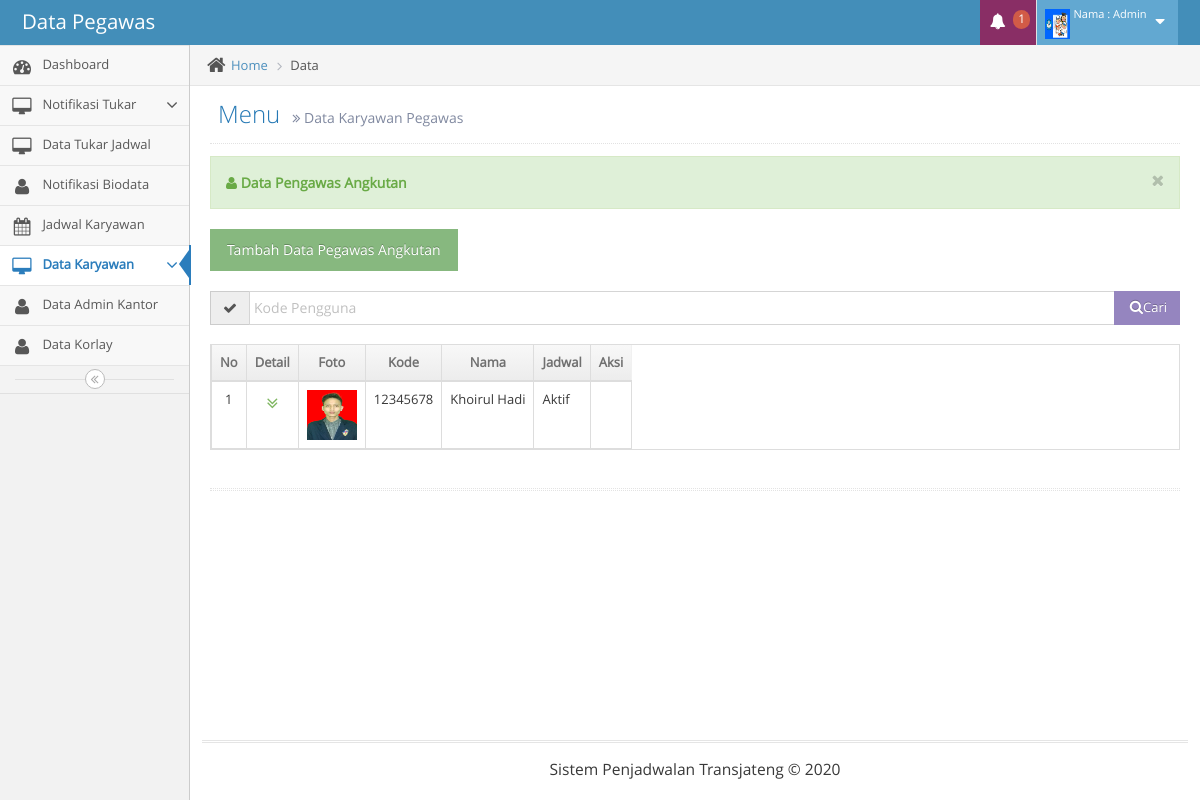
/list-user.php?data=user&sp=pengawas (signed in), run on the app's committed database.
### tables this page shows
CREATE TABLE `pengguna` (
  `id_pengguna` int(11) NOT NULL,
  `kode_pengguna` varchar(30) DEFAULT NULL,
  `nama_lengkap_pengguna` varchar(50) DEFAULT NULL,
  `foto_pengguna` text,
  `tempat_lahir_pengguna` varchar(30) DEFAULT NULL,
  `tanggal_lahir_pengguna` date DEFAULT NULL,
  `jabatan_pengguna` varchar(30) DEFAULT NULL,
  `status_pengguna` varchar(15) DEFAULT NULL,
  `status_jadwal_pengguna` varchar(15) DEFAULT NULL,
  `tanggal_pembaruan_data_pengguna` date DEFAULT NULL
);

### list-user.php (the view, shortened to what this page needs)
<!DOCTYPE html>
<html lang="en">
<?php
include "connection/config.php";
?>
	<head>
		<link rel="stylesheet" href="assets/css/bootstrap.min.css" />
		<link rel="stylesheet" href="assets/font-awesome/4.5.0/css/font-awesome.min.css" />
		<link rel="stylesheet" href="assets/css/jquery-ui.custom.min.css" />
		<link rel="stylesheet" href="assets/css/chosen.min.css" />
		<link rel="stylesheet" href="assets/css/bootstrap-datepicker3.min.css" />
		<link rel="stylesheet" href="assets/css/bootstrap-timepicker.min.css" />
		<link rel="stylesheet" href="assets/css/daterangepicker.min.css" />
		<link rel="stylesheet" href="assets/css/bootstrap-datetimepicker.min.css" />
		<link rel="stylesheet" href="assets/css/bootstrap-colorpicker.min.css" />
		<link rel="stylesheet" href="assets/css/ace.min.css" class="ace-main-stylesheet" id="main-ace-style" />
		<link rel="stylesheet" href="assets/css/ace-skins.min.css" />
		<link rel="stylesheet" href="assets/css/ace-rtl.min.css" />
	</head>
	<body class="no-skin">
		<div id="navbar" class="navbar navbar-default navbar-collapse       ace-save-state">
			<?php include "component/navbar-container.php"?>
		</div>
		<div class="main-container ace-save-state" id="main-container">
			<div id="sidebar" class="sidebar                  responsive                    ace-save-state">
				<?php include "component/nav-list.php"?>
				<div class="sidebar-toggle sidebar-collapse" id="sidebar-collapse">
					<i id="sidebar-toggle-icon" class="ace-icon fa fa-angle-double-left ace-save-state" data-icon1="ace-icon fa fa-angle-double-left" data-icon2="ace-icon fa fa-angle-double-right"></i>
				</div>
			</div>
			<div class="main-content">
				<div class="main-content-inner">
					<div class="breadcrumbs ace-save-state" id="breadcrumbs">
						<ul class="breadcrumb">
							<li>
								<i class="ace-icon fa fa-home home-icon"></i>
								<a href="#">Home</a>
							</li>
							<li class="active">Data</li>
						</ul>
					</div>
					<div class="page-content">
						<?php include "component/page-header.php"?>
						<div class="row">
							<div class="col-xs-12">
								<?php
								if(isset($_GET['status'])){
									$status = $_GET['status'];
									if($status == 'succes'){
										$alret = 'success';
										$color = 'green';
										$title = 'Sukses Menghapus ';
										$icon  = 'fa fa-check';
									}else{
										$alret = 'danger';
										$color = 'red';
										$title = 'Gagal Menghapus';
										$icon  = 'fa fa-user';
									}
								}else{
									$alret = 'success';
									$color = 'green';
									$icon  = 'fa fa-user';
								}
								?>
								<div class="alert alert-block alert-<?php echo $alret ?>">
									<button type="button" class="close" data-dismiss="alert">
										<i class="ace-icon fa fa-times"></i>
									</button>
									<i class="ace-icon <?php echo $icon ?> <?php echo $color ?>"></i>
									<strong class="<?php echo $color ?>">
									<?php
									if(isset($_GET['sp'])){
										$status_data = $_GET['sp'];
										if($status_data == 'timer'){
											$title_alret = "Timer";
											$value_jabatan = "timer";
										}elseif ($status_data == 'pengawas') {
											$title_alret = "Pengawas Angkutan";
										}elseif($status_data == 'pramujasa'){
											$title_alret = "Pramujasa";
											$value_jabatan = "pramujasa";
										}elseif($status_data == 'kasir'){
											$title_alret = "Admin Kasir";
											$value_jabatan = "kasir";
										}elseif ($status_data == 'admin') {
											$title_alret = "Admin";
											$value_jabatan = "admin";
										}else{
											$title_alret = "Korlay";
											$value_jabatan = "korlay";
										}
									}
									?>
										Data <?php echo $title_alret; ?>
									</strong>
								</div>
								<div class="row">
									<div class="col-xs-12">
										<?php
										if(isset($_GET['sp'])){
											if($_GET['sp']=='timer'){
												$title_tambah = "Timer";
											}elseif ($_GET['sp']=='pengawas') {
												$title_tambah = "Data Pegawas Angkutan";
											}elseif($_GET['sp']=='pramujasa'){
												$title_tambah = "Data Pramujasa";
											}elseif($_GET['sp']=='kasir'){
												$title_tambah = "Data Admin Kasir";
											}elseif($_GET['sp']=='admin') {
												$title_tambah = "Data Admin Kantor";
											}else{
												$title_tambah = "Data Korlay";
											}
										}else{
											$title_tambah = "";
										}
										?>
										<?php
										if(isset($_GET['sp']) !=""){
											if($_SESSION['status_pengguna'] == 'admin'){
											?>
											<a href="form-user.php?data=user&action=add&sp=<?php echo $_GET['sp'] ?>">
												<button class="btn btn-success">Tambah <?php echo $title_tambah; ?></button>
											</a>
											<br>
											<br>
											<?php
											}
										}
										?>
										<form action="proses/user.php?action=search" method="post">
										<div class="input-group">
											<span class="input-group-addon">
												<i class="ace-icon fa fa-check"></i>
											</span>
											<input type="text" name="kode_pengguna" class="form-control search-query" placeholder="Kode Pengguna" />
											<span class="input-group-btn">
												<button type="submit" class="btn btn-purple btn-sm">
													<span class="ace-icon fa fa-search icon-on-right bigger-110"></span>Cari
												</button>
											</span>
										</div>
										</form>
										<br>
										<table id="simple-table" class="table  table-bordered table-hover" style="display: block;overflow-x: auto">
											<thead>
												<tr>
													<th class="center">
														No
													</th>
													<th class="center">
														Detail
													</th>
													<th class="center">
														Foto
													</th>
													<th class="center">
														Kode
													</th>
													<th class="center">
														Nama
													</th>
													<?php
													if($_SESSION['status_pengguna'] == 'admin'){
													?>
													<th class="center">
														Jadwal
													</th>
													<th class="center">
														Aksi
													</th>
													<?php
													}else{
													?>
													<th class="center">
														Jadwal
													</th>
													<?php
													}
													?>
												</tr>
											</thead>
											<tbody>
                                            <?php
                                            $no = 1;
                                            if(isset($_GET['kode_pengguna'])){
                                            	$kode_pengguna = $_GET['kode_pengguna'];
                                            	$query = mysqli_query($conn, "SELECT * FROM pengguna WHERE kode_pengguna like '%".$kode_pengguna."%'");
                                        	}elseif(isset($_GET['sp'])){
                                        		$jabatan_pengguna = $_GET['sp'];
                                        		if($jabatan_pengguna == 'timer'){
                             						$query = mysqli_query($conn, "SELECT * FROM pengguna WHERE jabatan_pengguna ='timer' AND status_jadwal_pengguna='approve'");
                                        		}elseif($jabatan_pengguna == 'pengawas') {
                                        			$query = mysqli_query($conn, "SELECT * FROM pengguna WHERE jabatan_pengguna ='pengawas' AND status_jadwal_pengguna='approve'");
                                        		}elseif($jabatan_pengguna == 'pramusaja'){
                                        			$query = mysqli_query($conn, "SELECT * FROM pengguna WHERE jabatan_pengguna ='pramujasa' AND status_jadwal_pengguna='approve'");
                                        		}elseif ($jabatan_pengguna == 'kasir') {
                                        			$query = mysqli_query($conn, "SELECT * FROM pengguna WHERE jabatan_pengguna ='kasir' AND status_jadwal_pengguna='approve'");
                                        		}elseif ($jabatan_pengguna == 'admin') {
                                        			$query = mysqli_query($conn, "SELECT * FROM pengguna WHERE jabatan_pengguna ='admin' AND status_jadwal_pengguna='approve'");
                                        		}else{
                                        			$query = mysqli_query($conn, "SELECT * FROM pengguna WHERE jabatan_pengguna ='korlay' AND status_jadwal_pengguna='approve'");
                                        		}
                                        	}else{
                                        		$query = mysqli_query($conn, "SELECT * FROM pengguna WHERE NOT status_jadwal_pengguna='approve'");
                                        	}
                                            $cek = mysqli_num_rows($query);
                                             if ($cek > 0) {
                                                while ($data = mysqli_fetch_array($query)) {
                                            ?>
												<tr>
													<td class="center">
														<?php echo $no++; ?>
													</td>
													<td class="center">
														<div class="action-buttons">
															<?php
																if(isset($_GET['sp']) !=""){
																?>
															<a href="detail-user.php?data=user&sp=<?php echo $_GET['sp'] ?>&id=<?php echo $data['id_pengguna'] ?>" class="green bigger-140 show-details-btn" title="Show Details">
																<i class="ace-icon fa fa-angle-double-down"></i>
															</a>
															<?php
																}
															?>
														</div>
													</td>
													<td>
														<?php
															if($data['foto_pengguna']==''){
																$src_foto = "assets/images/avatars/profile-pic.jpg";
															}else{
																$src_foto = "upload/".$data['foto_pengguna']."";
															}
															?>
														<div class="user">
															<img alt="Jim Doe's avatar"  src="<?php echo $src_foto ?>" style="width: 50px;height: 50px"/>
														</div>
													</td>
													<td>
														<?php echo $data['kode_pengguna'];?>
													</td>
													<td>
														<?php echo $data['nama_lengkap_pengguna']; ?>
													</td>
													<?php
													if($data['status_jadwal_pengguna'] =='approve'){
														$status_jadwal_1 = "Aktif";
													}elseif ($data['status_jadwal_pengguna'] =='procces') {
														$status_jadwal_1 = "Proses";
													}else{
														$status_jadwal_1 = "Tolak";
													}
													?>
													<?php
													if($_SESSION['status_pengguna'] == 'admin'){
													?>
													<td><?php echo $status_jadwal_1?></td>
													<td>
													</td>
													<?php
													}
													?>
												</tr>
												<?php
													}
												}
												?>
											</tbody>
										</table>
									</div>
								</div>
								<div class="hr hr-18 dotted hr-double"></div>
							</div>
						</div>
					</div>
				</div>
			</div>
			<?php include "component/footer.php" ?>
			</div>
	</body>
</html>

### component/navbar-container.php (shortened to what this page needs)
<div class="navbar-container ace-save-state" id="navbar-container">
	<div class="navbar-header pull-left">
		<?php
		if($_SESSION['status_pengguna'] == 'admin' || $_SESSION['status_pengguna'] == 'korlay' ){
				$index = "dashboard.php?data=home";
		}else{
				$index = "dashboard.php?data=home&menu=home";
		}
		?>
		<a href="<?php echo $index ?>" class="navbar-brand">
			<?php
			$data = $_GET['data'];
			if($data == 'home'){
				if($_SESSION['status_pengguna'] == 'admin' || $_SESSION['status_pengguna'] == 'korlay' ){
					$page_title = "Dashboard";
				}else{
					if(isset($_GET['menu'])){
						$menu_2 = $_GET['menu'];
						if($menu_2 == 'home'){
							$page_title = "Data Karyawan";
						}elseif ($menu_2 == 'schedule') {
							$page_title = "Jadwal Karyawan";
						}elseif ($menu_2 == 'user') {
							$page_title = "Biodata Karyawan";
						}else{
							$page_title = "Info Aplikasi";
						}
					}else{
						$page_title = "Data Karyawan";
					}
				}
			}elseif($data == 'user'){
				if(isset($_GET['sp'])){
					if($_GET['sp']=='timer'){
						$page_title = "Data Timer";
					}elseif ($_GET['sp']=='pengawas') {
						$page_title = "Data Pegawas";
					}elseif($_GET['sp']=='pramujasa'){
						$page_title = "Data Karyawan Pramujasa";
					}elseif($_GET['sp']=='kasir'){
						$page_title = "Data Admin Kasir";
					}elseif ($_GET['sp']=='admin') {
						$page_title = "Data Admin Kantor";
					}else{
						$page_title = "Data Korlay";
					}
				}else{
					$page_title = "Notifikasi Biodata";
				}
			}elseif ($data == 'schedule') {
				$page_title = "Data Jadwal";
			}else{
				$page_title = "Data Tukar Jadwal";
			}
			?>
			<small>
				<?php echo $page_title; ?>
			</small>
		</a>
			<?php
			if($_SESSION['foto_pengguna'] == ''){
			?>
			<img src="assets/images/avatars/user.jpg" alt="Jason's Photo" />
			<?php
			}else{
			$query_pengguna = mysqli_query($conn, "SELECT * FROM pengguna WHERE id_pengguna=".$_SESSION['id_pengguna']."");
			$data_pengguna = mysqli_fetch_array($query_pengguna);
			?>
			<?php
			}
			?>
	</div>
	<div class="navbar-buttons navbar-header pull-right  collapse navbar-collapse" role="navigation">
		<ul class="nav ace-nav">
			<?php
			if($_SESSION['status_pengguna'] == 'karyawan' || $_SESSION['status_pengguna'] == 'admin' ){
			?>
			<li class="purple dropdown-modal">
				<?php
				if($_SESSION['status_pengguna'] == 'karyawan'){
				    $query_notif = mysqli_query($conn, "SELECT * FROM transaksi WHERE id_pengguna=".$_SESSION['id_pengguna']."");
				}else{
				    $query_notif = mysqli_query($conn, "SELECT * FROM transaksi WHERE status_transaksi='noapprove'");
				}
				$jml_data = mysqli_num_rows($query_notif);
				?>
				<a data-toggle="dropdown" class="dropdown-toggle" href="#">
					<i class="ace-icon fa fa-bell icon-animated-bell"></i>
					<span class="badge badge-important"><?php echo $jml_data; ?></span>
				</a>
						<?php
                                 $cek_notif = mysqli_num_rows($query_notif);
                                  	 if ($cek_notif > 0) {
							while ($data_notifikasi = mysqli_fetch_array($query_notif)){
									if($data_notifikasi['status_transaksi'] == 'approve'){
										$label = "success";
										$nama = "Disetuji";
									}elseif ($data_notifikasi['status_transaksi'] == 'procces') {
										$label = "warning";
										$nama = "Proses";
									}else{
										$label = "danger";
										$nama = "Tidak Disetuji";
								}
								?>
										    <?php
										    if($_SESSION['status_pengguna'] == 'karyawan'){
										    ?>
											<span class="badge badge-<?php echo $label ?>"><?php echo $nama; ?></span>
											<?php
										    }else{
										        $query_pengguna = mysqli_query($conn, "SELECT * FROM pengguna WHERE id_pengguna=".$data_notifikasi['id_pengguna']."");
										        $data_pengguna = mysqli_fetch_array($query_pengguna);
										    ?>
										    <?php
										    }
											?>
							<?php
							}
						}
						?>
			</li>
			<?php
			}
			?>
			<li class="light-blue dropdown-modal">
				<a data-toggle="dropdown" href="#" class="dropdown-toggle">
					<?php
					if($_SESSION['foto_pengguna'] == ''){
					?>
					<img src="assets/images/avatars/user.jpg" alt="Jason's Photo" />
					<?php
					}else{
					?>
					<img src="upload/<?php echo $data_pengguna['foto_pengguna']; ?>" alt="Jason's Photo" style="height: 30px;width: 25px" />
					<?php
					}
					?>
					<span class="user-info">
						<small>Nama : <?php echo $_SESSION['nama_lengkap_pengguna']; ?></small>
					</span>
					<i class="ace-icon fa fa-caret-down"></i>
				</a>
			</li>
		</ul>
	</div>
</div>

### data on the page
pengguna: foto_pengguna (picture)
pengguna: foto_pengguna (picture), kode_pengguna "12345678", nama_lengkap_pengguna "Khoirul Hadi", status_jadwal_pengguna "Aktif"

### other printed values
$page_title "Data Pegawas"
$jml_data "1"
$_SESSION['nama_lengkap_pengguna'] "Admin"
$page_title "Data Karyawan Pegawas"
$title_alret "Pengawas Angkutan"
$title_tambah "Data Pegawas Angkutan"
